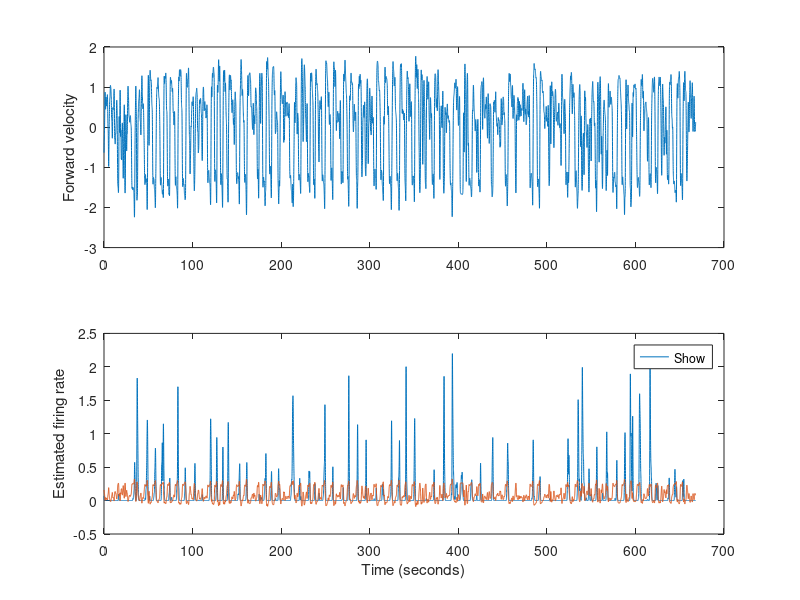
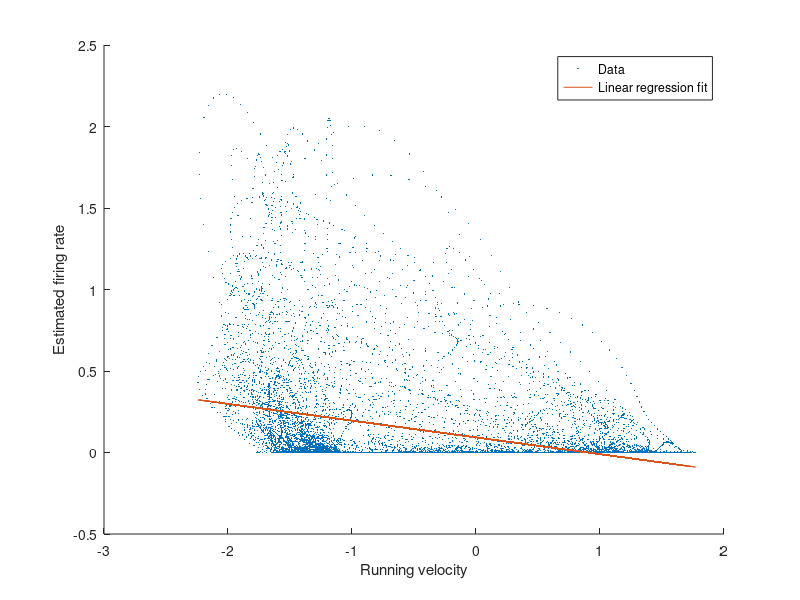

Write MATLAB code to recreate these figures, in order. (Note: this script raises an error after producing the figures.)
%{
Comp Club: Generalized Linear Models

This code goes along with the Comp Club sessions held on 1/23/17 by
Selmaan, Laura and Matthias.

---------------------------------------------------------------------------

Regression basics:

This script goes over the basics of fitting a regression model to relate
stimuli or behavioral data to neural activity.

IMPORTANT: Please be aware that this script only contains a minimal example
and lacks several aspects that are absolutely essential for any real data
analysis, such as cross-validation and regularization. Those topics are
discussed in the glmCompClub_regularization.m script.
%}

%% Set up:
clear
close all
h = []; % A variable to hold figure handles.

% Tip: This is a very helpful non-default Matlab setting:
% Home-->Preferences-->Editor/Debugger-->Display-->Enable datatips in edit
% mode

%% Load data:
% The data come from posterior parietal cortex of a mouse performing a
% simple task in a virtual environment. The mouse gets rewards for running
% forward. There is no fixed trial structure. The neural data was acquired
% using two-photon imaging of GCaMP6s and deconvolved to yield an estimate
% of spike rate (in arbitrary units).
matfile = load('data.mat');

% Deconvolved calcium fluorescence:
firingRate = matfile.firingRate;

% Features of mouse running behavior:
% We standardize (zscore) the data to remove arbitrary scaling:
forwardVelocity = zscore(matfile.forwardVelocity);
angularVelocity = zscore(matfile.angularVelocity);
forwardAcceleration = zscore(matfile.forwardAcceleration);
angularAcceleration = zscore(matfile.angularAcceleration);

% Timebase:
samplingRate = matfile.samplingRate;
t = (1:numel(firingRate)) / samplingRate;

% Inspect data:
h.fig.data = figure(1);
clf
h.ax.behavior = subplot(2, 1, 1);
plot(t, forwardVelocity)
ylabel('Forward velocity')

h.ax.firingRate = subplot(2, 1, 2);
plot(t, firingRate, 'displayname', 'True firing rate')
ylabel('Estimated firing rate')
xlabel('Time (seconds)')
linkaxes([h.ax.behavior, h.ax.firingRate], 'x')

%% Simple linear regression (single explanatory variable):
% Create data matrix. Should be nTimepoints-by-nFeatures:
X = forwardVelocity;

% To model a baseline offset, we augment the data with a column of ones:
X = cat(2, ones(size(X, 1), 1), X);

% Response vector should be nTimepoints-by-1:
y = firingRate;

% Perform regression using the Normal Equation:
betaReg = (X'*X) \ (X'*y);

% Get model prediction of firing rate:
firingRatePredictedReg = X * betaReg;

% Get the model fit quality under the assumption of Gaussian noise, i.e.
% the coefficient of variation (a.k.a. "R squared"). This is a special case
% of the concept of "deviance" for Gaussian distributions. For more info,
% see https://en.wikipedia.org/wiki/Coefficient_of_determination:
varianceExpl = corr(y, firingRatePredictedReg)^2;

% Plot regression line:
h.fig.scatter = figure(2);
clf
h.ax.scatter = axes;
hold on
firingRateJittered = firingRate + randn(size(firingRate)) * 0.0;
plot(forwardVelocity, firingRateJittered, '.', 'markersize', 1, ...
    'displayname', 'Data')
plot(forwardVelocity, firingRatePredictedReg, ...
    'displayname', 'Linear regression fit')
xlabel('Running velocity')
ylabel('Estimated firing rate')
legend('show')

% Plot predicted activity:
hold(h.ax.firingRate, 'on')
plot(h.ax.firingRate, t, firingRatePredictedReg,  ...
    'displayname', sprintf('Simple lin. reg: %1.1f%% expl.', 100*varianceExpl));
legend(h.ax.firingRate, 'Show')

%% Log-Poisson Generalized Linear Model:

% GLMs with distributions other than the Gaussian do not have a nice,
% elegant analytical solution and are fit usign some sort of optimization
% algorithm. Thankfully, MATLAB has a function for this. We set 'constant'
% to off, indicating that we do not want the function to a constant term
% (column of ones), because we did that ourselves above.
betaGlm = glmfit(X, y, 'poisson', 'constant', 'off');

% Get prediction:
firingRatePredictedGlm = exp(X * betaGlm);

% Get fraction of explained deviance. See getDeviance() for details:
devianceExpl = getDeviance(y, firingRatePredictedGlm);

% Plot regression line:
plot(h.ax.scatter, forwardVelocity, firingRatePredictedGlm, ...
    'displayname', 'GLM fit')
legend(h.ax.scatter, 'off')
legend(h.ax.scatter, 'show')

% Plot predicted activity:
hold(h.ax.firingRate, 'on')
plot(h.ax.firingRate, t, firingRatePredictedGlm,  ...
    'displayname', sprintf('Simple GLM: %1.1f%% expl.', 100*devianceExpl));
legend(h.ax.firingRate, 'off')
legend(h.ax.firingRate, 'show')

%% Multiple explanatory variables:
% Any number of features can combined in the columns of the data matrix:
X = cat(2, ...
    ones(size(X, 1), 1), ...
    forwardVelocity, ...
    angularVelocity, ...
    forwardAcceleration, ...
    angularAcceleration);

betaGlmMulti = glmfit(X, y, 'poisson', 'constant', 'off');
firingRatePredictedGlmMulti = exp(X * betaGlmMulti);
devianceExplMulti = getDeviance(y, firingRatePredictedGlmMulti);

% Plot predicted activity:
hold(h.ax.firingRate, 'on')
plot(h.ax.firingRate, t, firingRatePredictedGlmMulti,  ...
    'displayname', sprintf('Multiple GLM: %1.1f%% expl.', 100*devianceExplMulti));
legend(h.ax.firingRate, 'off')
legend(h.ax.firingRate, 'show')

% Inspect model coefficients to understand the influence of different
% explanatory variables on the prediction:
figure(3)
bar(betaGlmMulti);
set(gca, 'xticklabels', {'Offset', 'Forward vel.', 'Angular vel.', ...
    'Forward acc.', 'Angular acc.'}, 'XTickLabelRotation', -45)
ylabel('Coefficient value')
title('GLM coefficients')
